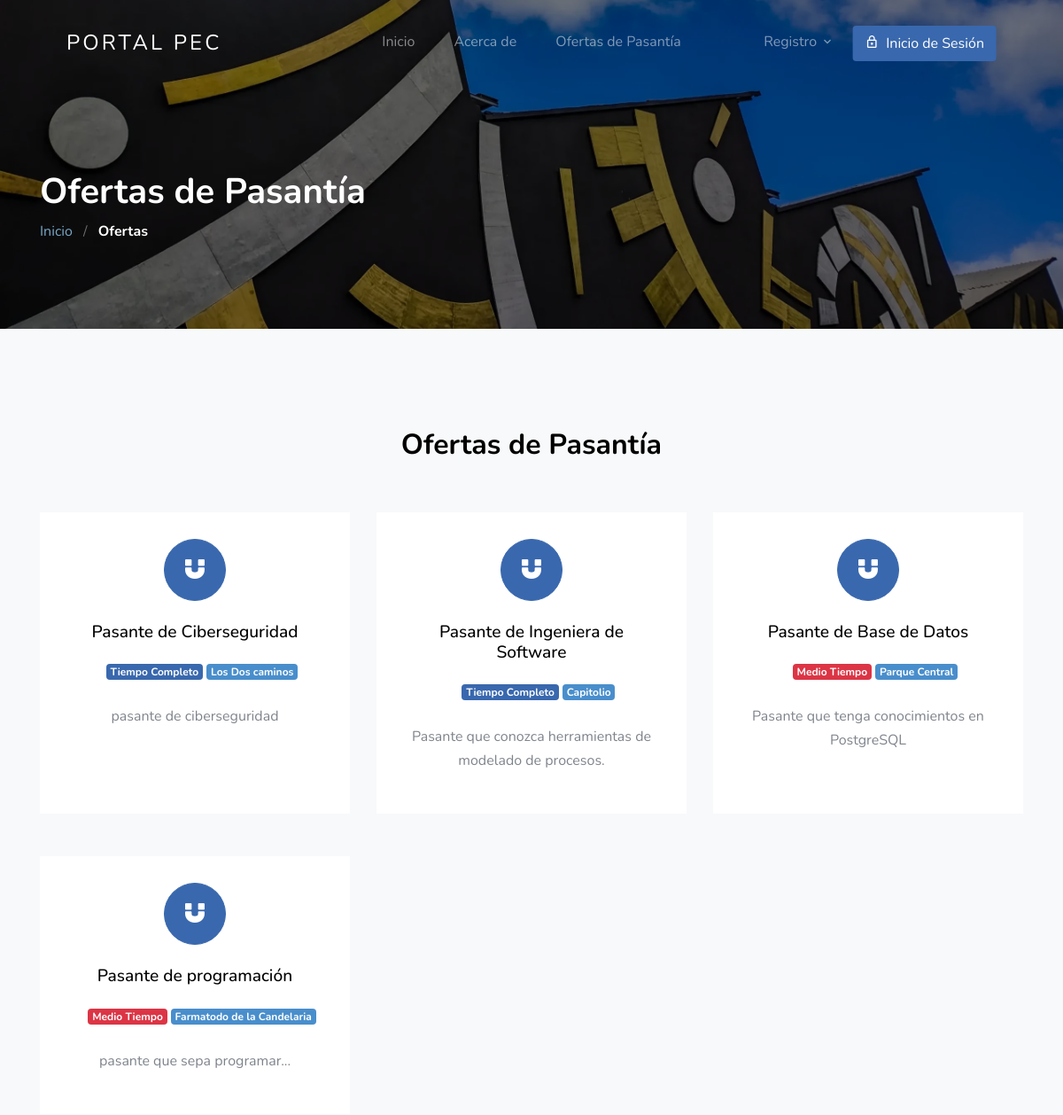
The app's page /jobs/ (upper part), older data.
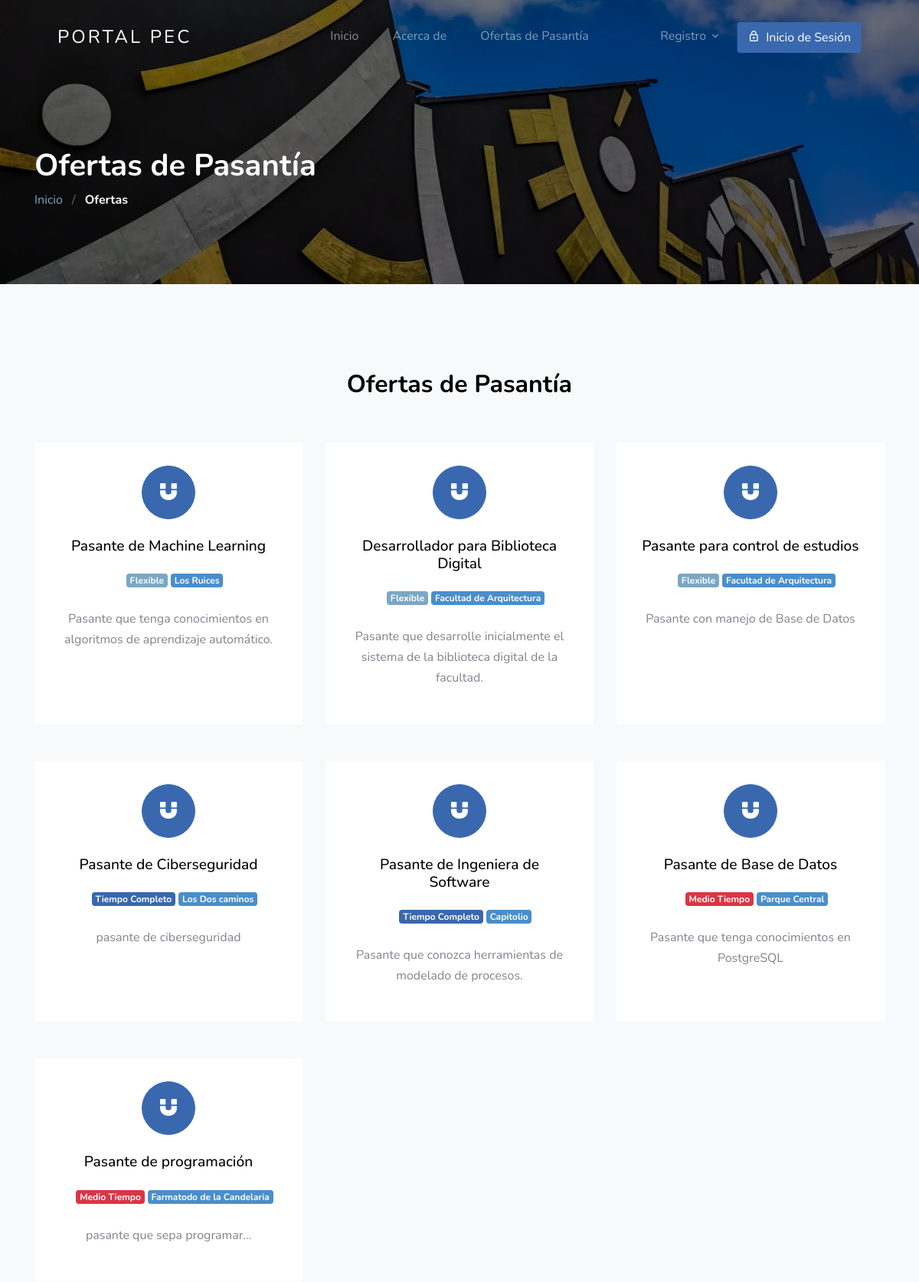
The same page, newer data.
### apps/jobapp/models/job.py (models this page shows, shortened)
class Job(TimeStampedModel, SoftDeleteModel):
    user = models.ForeignKey(User, related_name='User', on_delete=models.CASCADE)
    title = models.CharField(max_length=300, db_index=True)
    description = CKEditor5Field(config_name='extends')
    tags = TaggableManager()
    location = models.CharField(max_length=300, db_index=True)
    job_type = models.CharField(choices=JOB_TYPE, max_length=1, db_index=True)
    work_mode = models.CharField(choices=WORK_MODE, max_length=1, default='3')
    category = models.ForeignKey(Category, related_name='Category', on_delete=models.CASCADE)
    salary = models.BooleanField(default=False)
    views_count = models.PositiveIntegerField(default=0)
    company_name = models.CharField(max_length=300, db_index=True)
    tipo_empresa = models.CharField(choices=TIPO_EMPRESA, max_length=20, blank=True, null=True)
    priority = models.BooleanField(default=False)
    company_description = CKEditor5Field(config_name='extends', blank=True, null=True)
    url = models.URLField(max_length=200)
    last_date = models.DateField()
    is_published = models.BooleanField(default=False)
    is_closed = models.BooleanField(default=False)
    class Meta:
        indexes = [
            models.Index(fields=['title', 'location']),
            models.Index(fields=['is_published', 'is_closed']),
        ]

### apps/jobapp/views/public.py (the view)
# urls.py: path('jobs/', JobListView.as_view(), name='job-list'),
class JobListView(ListView):
    template_name = 'jobapp/job-list.html'
    context_object_name = 'page_obj'
    paginate_by = 1000  # show up to 1000 active jobs per page (effectively 'all' for most sites)
    def get_queryset(self):
        user_id = self.request.GET.get('user_id')
        queryset = get_listed_jobs()
        if user_id:
            queryset = queryset.filter(user_id=user_id)
        return queryset.filter(priority=False)
    def get_context_data(self, **kwargs):
        context = super().get_context_data(**kwargs)
        user_id = self.request.GET.get('user_id')
        queryset = get_listed_jobs()
        if user_id:
            queryset = queryset.filter(user_id=user_id)
        context['promoted_jobs'] = queryset.filter(priority=True)
        return context

### apps/jobapp/selectors.py (called while the page is built)
def get_listed_jobs() -> QuerySet[Job]:
    return Job.objects.select_related('category', 'user').filter(
        is_deleted=False,
        is_closed=False,
    ).order_by('-updated_at')

### template/jobapp/job-list.html (shortened to what this page needs)
{% extends 'base.html' %}
{% load static %}
{% block content %}
<section class="section-hero overlay inner-page bg-image"
  style="background-image: url('{% static 'images/hero_1.jpg' %}');" id="home-section">
  <div class="container">
    <div class="row">
      <div class="col-md-7">
        <h1 class="text-white font-weight-bold">Ofertas de Pasantía</h1>
        <div class="custom-breadcrumbs">
          <a href="{% url 'jobapp:home' %}">Inicio</a> <span class="mx-2 slash">/</span>
          <span class="text-white"><strong>Ofertas</strong></span>
        </div>
      </div>
    </div>
  </div>
</section>
<section id="ajax_listing_paginattion" class="site-section services-section bg-light block__62849" id="next-section">
  <div class="container">
    <div class="row mb-5 justify-content-center">
      <div class="col-md-7 text-center">
        <h2 class="section-title mb-2">Ofertas de Pasantía</h2>
      </div>
    </div>
    {% if page_obj %}
    <div class="row mt-5">
      {% for job in page_obj %}
      <div class="col-6 col-md-6 col-lg-4 mb-4 mb-lg-5">
        <a href="{% url 'jobapp:single-job' job.id %}" class="block__16443 min-h text-center d-block">
          <span class="custom-icon mx-auto"><span class="icon-magnet d-block"></span></span>
          <h3>{{ job.title }}</h3>
          <ul class="job-listing-meta list-unstyled pl-3 mb-0">
            <li class="menu-fix mb-2">
              {% if job.job_type == '1' %}
              <span class="badge badge-primary">
                Tiempo Completo
              </span>
              {% elif job.job_type == '2'%}
              <span class="badge badge-danger">
                Medio Tiempo
              </span>
              {% else %}
              <span class="badge badge-info">
                Flexible
              </span>
              {% endif %}
            </li>
            <li class="badge badge-secondary menu-fix mb-2"> {{ job.location }}</li>
          </ul>
          <p>{{ job.description | safe | truncatechars:150}}</p>
        </a>
      </div>
      {% endfor %}
    </div>
    {% else %}
    <div class="row justify-content-center mt-5">
      <div class="col-md-8 text-center">
        <p class="lead">No hay ofertas de pasantía disponibles en este momento.</p>
      </div>
    </div>
    {% endif %}
  </div>
</section>
{% endblock content %}

Row changes from the older to the newer data that the page shows:
added Job: title "Pasante de Machine Learning", job_type "Flexible", location "Los Ruices", description "Pasante que tenga conocimientos en algoritmos de aprendizaje automático."
added Job: title "Desarrollador para Biblioteca Digital", job_type "Flexible", location "Facultad de Arquitectura", description "Pasante que desarrolle inicialmente el sistema de la biblioteca digital de la facultad."
added Job: title "Pasante para control de estudios", job_type "Flexible", location "Facultad de Arquitectura", description "Pasante con manejo de Base de Datos"
